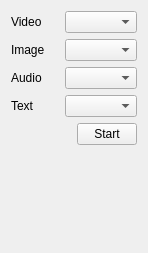
         <widget class="QWidget" name="page">
          <property name="geometry">
           <rect>
            <x>0</x>
            <y>0</y>
            <width>148</width>
            <height>253</height>
           </rect>
          </property>
          <attribute name="label">
           <string>Multimedia Case</string>
          </attribute>
          <layout class="QVBoxLayout" name="verticalLayout_13">
           <item>
            <layout class="QHBoxLayout" name="horizontalLayout_36">
             <item>
              <widget class="QLabel" name="label_21">
               <property name="text">
                <string>Video</string>
               </property>
              </widget>
             </item>
             <item>
              <widget class="QComboBox" name="Video">
               <property name="focusPolicy">
                <enum>Qt::ClickFocus</enum>
               </property>
               <property name="acceptDrops">
                <bool>false</bool>
               </property>
               <property name="autoFillBackground">
                <bool>false</bool>
               </property>
              </widget>
             </item>
            </layout>
           </item>
           <item>
            <layout class="QHBoxLayout" name="horizontalLayout_38">
             <item>
              <widget class="QLabel" name="label_22">
               <property name="text">
                <string>Image</string>
               </property>
              </widget>
             </item>
             <item>
              <widget class="QComboBox" name="Video_2">
               <property name="focusPolicy">
                <enum>Qt::ClickFocus</enum>
               </property>
               <property name="acceptDrops">
                <bool>false</bool>
               </property>
               <property name="autoFillBackground">
                <bool>false</bool>
               </property>
              </widget>
             </item>
            </layout>
           </item>
           <item>
            <layout class="QHBoxLayout" name="horizontalLayout_40">
             <item>
              <widget class="QLabel" name="label_24">
               <property name="text">
                <string>Audio</string>
               </property>
              </widget>
             </item>
             <item>
              <widget class="QComboBox" name="Text_2">
               <property name="focusPolicy">
                <enum>Qt::ClickFocus</enum>
               </property>
               <property name="currentIndex">
                <number>-1</number>
               </property>
               <property name="duplicatesEnabled">
                <bool>false</bool>
               </property>
               <property name="frame">
                <bool>true</bool>
               </property>
              </widget>
             </item>
            </layout>
           </item>
           <item>
            <layout class="QHBoxLayout" name="horizontalLayout_37">
             <item>
              <widget class="QLabel" name="label_20">
               <property name="text">
                <string>Text</string>
               </property>
              </widget>
             </item>
             <item>
              <widget class="QComboBox" name="Text">
               <property name="focusPolicy">
                <enum>Qt::ClickFocus</enum>
               </property>
               <property name="currentIndex">
                <number>-1</number>
               </property>
               <property name="duplicatesEnabled">
                <bool>false</bool>
               </property>
               <property name="frame">
                <bool>true</bool>
               </property>
              </widget>
             </item>
            </layout>
           </item>
           <item>
            <layout class="QHBoxLayout" name="horizontalLayout_35">
             <property name="spacing">
              <number>6</number>
             </property>
             <property name="leftMargin">
              <number>0</number>
             </property>
             <property name="rightMargin">
              <number>0</number>
             </property>
             <item>
              <spacer name="horizontalSpacer_7">
               <property name="orientation">
                <enum>Qt::Horizontal</enum>
               </property>
               <property name="sizeHint" stdset="0">
                <size>
                 <width>40</width>
                 <height>20</height>
                </size>
               </property>
              </spacer>
             </item>
             <item>
              <widget class="QPushButton" name="MultimediaCase_Start_btn">
               <property name="maximumSize">
                <size>
                 <width>60</width>
                 <height>16777215</height>
                </size>
               </property>
               <property name="text">
                <string>Start</string>
               </property>
               <property name="flat">
                <bool>false</bool>
               </property>
              </widget>
             </item>
            </layout>
           </item>
           <item>
            <spacer name="verticalSpacer_11">
             <property name="orientation">
              <enum>Qt::Vertical</enum>
             </property>
             <property name="sizeHint" stdset="0">
              <size>
               <width>20</width>
               <height>176</height>
              </size>
             </property>
            </spacer>
           </item>
          </layout>
         </widget>
